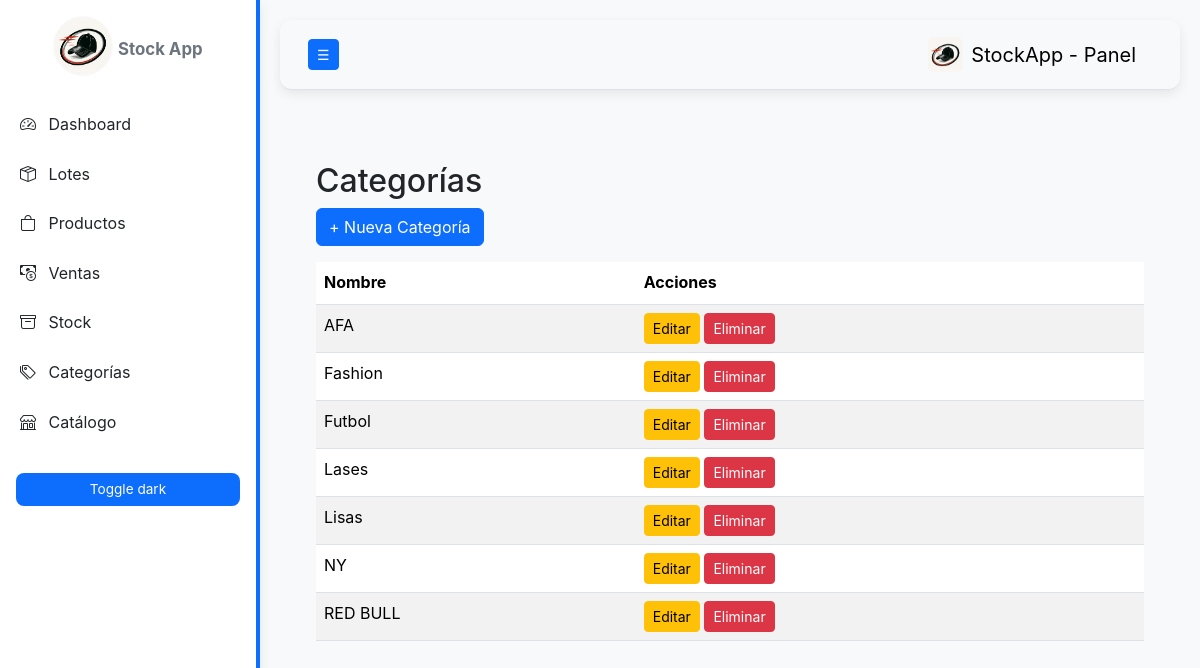
Screenshot of /categorias with the database file from the repository.
### models.py (models this page shows, shortened)
class Categoria(db.Model):
    id = db.Column(db.Integer, primary_key=True)
    nombre = db.Column(db.String(100), unique=True, nullable=False)
    productos = db.relationship(
        "Producto",
        secondary=producto_categoria,
        back_populates="categorias"
    )

### app.py (the view)
@app.route("/categorias")
def categorias():
    categorias = Categoria.query.order_by(Categoria.nombre).all()
    return render_template("categorias.html", categorias=categorias)

### templates/categorias.html
{% extends "base.html" %}
{% block content %}
<div class="container mt-4">
    <h2>Categorías</h2>
    <a href="{{ url_for('nueva_categoria') }}" class="btn btn-primary mb-3">+ Nueva Categoría</a>
    <table class="table table-striped">
        <thead>
            <tr>
                <th>Nombre</th>
                <th>Acciones</th>
            </tr>
        </thead>
        <tbody>
            {% for categoria in categorias %}
            <tr>
                <td>{{ categoria.nombre }}</td>
                <td>
                    <a href="{{ url_for('editar_categoria', id=categoria.id) }}" class="btn btn-sm btn-warning">Editar</a>
                    <a href="{{ url_for('eliminar_categoria', id=categoria.id) }}" class="btn btn-sm btn-danger"
                       onclick="return confirm('¿Seguro que deseas eliminar esta categoría?')">Eliminar</a>
                </td>
            </tr>
            {% else %}
            <tr>
                <td colspan="2">No hay categorías registradas.</td>
            </tr>
            {% endfor %}
        </tbody>
    </table>
</div>
{% endblock %}

### static/styles.css (style rules this page uses)
:root { --bg: #f8f9fa; --card: #ffffff; --text: #212529; --muted: #6c757d; --accent: #0d6efd; --accent-dark: #0b5ed7; --sidebar-bg: #ffffff; --sidebar-text: #212529; --sidebar-border: var(--accent); --shadow: 0 4px 12px rgba(0, 0, 0, 0.08); --btn-bg: var(--accent); --btn-text: #ffffff; }
body { background: var(--bg); color: var(--text); font-family: "Inter", system-ui, Arial, sans-serif; margin: 0; line-height: 1.6; transition: background 0.3s ease, color 0.3s ease; }
a, button { transition: all 0.2s ease; }

### rows the page displays
Categoria: nombre "AFA"
Categoria: nombre "Fashion"
Categoria: nombre "Futbol"
Categoria: nombre "Lases"
Categoria: nombre "Lisas"
Categoria: nombre "NY"
Categoria: nombre "RED BULL"
